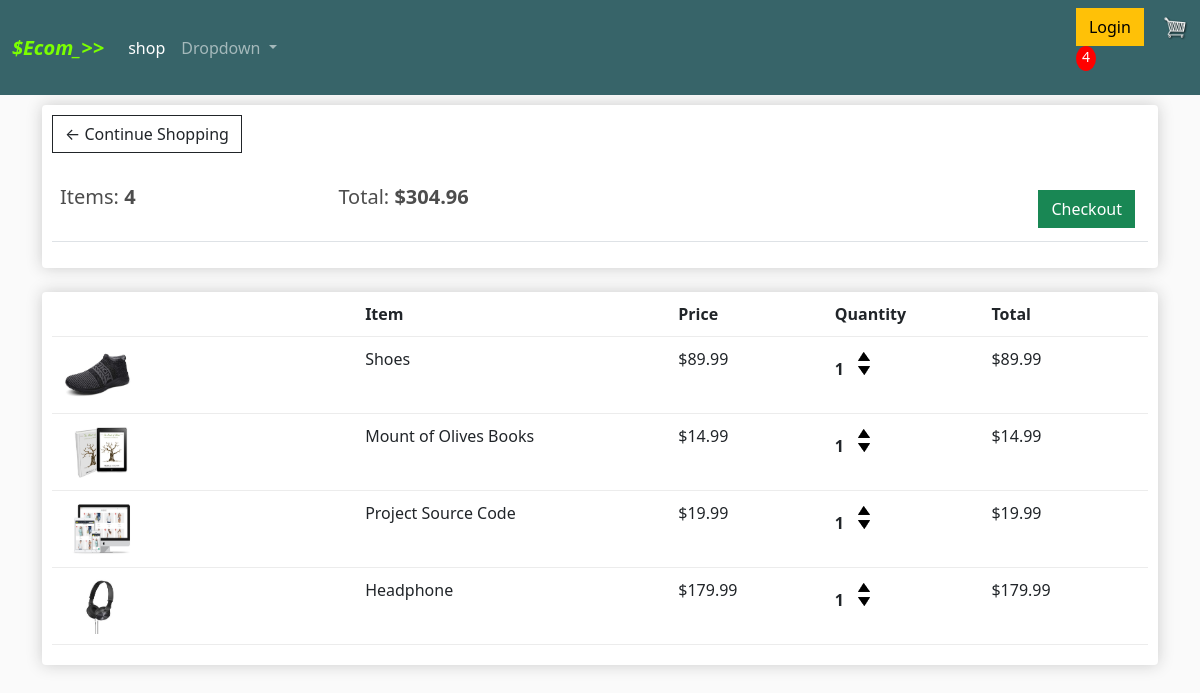
The app's page /cart/ (signed in) with its own data.
### shop/models.py (models this page shows, shortened)
class Order(models.Model):
    customer =models.ForeignKey(Customer , on_delete=models.SET_NULL, blank = True, null = True)
    date_orderd = models.DateTimeField(auto_now_add =True)
    complete = models.BooleanField(default = False, null=True, blank = False )
    transaction_id = models.CharField(max_length= 200 , null =True)
    @property
    def get_cart_total(self):
        orderitems = self.orderitem_set.all()
        total = sum([item.get_total for item in orderitems])
        return total
    @property
    def get_cart_items(self):
        orderitems = self.orderitem_set.all()
        total = sum([item.quantity for item in orderitems])
        return total

class OrderItem(models.Model):
     product =models.ForeignKey(Product , on_delete=models.SET_NULL, blank = True, null = True)
     order =models.ForeignKey(Order , on_delete=models.SET_NULL, blank = True, null = True)
     quantity = models.IntegerField(default =0, null = True, blank = True)
     date_added = models.DateTimeField(auto_now_add =True)
     @property
     def get_total(self):
            total = self.product.price * self.quantity
            return total

class Product(models.Model):
    name = models.CharField(max_length = 200, null = True )
    price = models.FloatField()
    digital = models.BooleanField(default = False ,null =True , blank =False)
    image = models.ImageField(null=True, blank=True)
    @property
    def imageURL(self):
        try:
            url = self.image.url
        except:
            url = ''
        return url

### shop/views.py (the view)
# urls.py: path("cart/", views.cart , name = "cart"),
@login_required
def cart(request):
    if request.user.is_authenticated:
        customer = request.user.customer
        order , created = Order.objects.get_or_create(customer = customer, complete = False)
        items = order.orderitem_set.all()  # I HAVE SEEN THIS NOTATION SEVERAL TIMES
        cartItems = order.get_cart_items
    else:
        items = []
        order = {'get_cart_total': 0, 'get_cart_items':0 , 'shipping' : False}
        cartItems =order['get_cart_items']
    context ={'items': items, 'order':order, "cartItems":cartItems}
    return render(request, 'shop/cart.html', context)

### shop/templates/shop/cart.html
{% extends 'shop/main.html' %}
{% load static %}
{% block content %}
	<div class="row">
		<div class="col-lg-12">
			<div class="box-element">
				<a  class="btn btn-outline-dark" href="{% url 'shop:shop' %}">&#x2190; Continue Shopping</a>
				<br>
				<br>
				<table class="table">
					<tr>
						<th><h5>Items: <strong>{{order.get_cart_items}}</strong></h5></th>
						<th><h5>Total:<strong> ${{order.get_cart_total|floatformat:2}}</strong></h5></th>
						<th>
							<a  style="float:right; margin:5px;" class="btn btn-success" href="{% url 'shop:checkout' %}">Checkout</a>
						</th>
					</tr>
				</table>
			</div>
			<br>
			<div class="box-element">
				<div class="cart-row">
					<div style="flex:2"></div>
					<div style="flex:2"><strong>Item</strong></div>
					<div style="flex:1"><strong>Price</strong></div>
					<div style="flex:1"><strong>Quantity</strong></div>
					<div style="flex:1"><strong>Total</strong></div>
				</div>
				{% for item in items %}
				<div class="cart-row">
					<div style="flex:2"><img class="row-image" src="{{item.product.imageURL}}"></div>
					<div style="flex:2"><p>{{item.product.name}}</p></div>
					<div style="flex:1"><p>${{item.product.price|floatformat:2}}</p></div>
					<div style="flex:1">
						<p class="quantity">{{item.quantity}}</p>
						<div class="quantity">
							<img data-product="{{item.product.id}}" data-action="add" class="chg-quantity update-cart" src="{% static  'images/arrow-up.png' %}">
							<img data-product="{{item.product.id}}" data-action="remove" class="chg-quantity update-cart" src="{% static  'images/arrow-down.png' %}">
						</div>
					</div>
					<div style="flex:1"><p>${{item.get_total|floatformat:2}}</p></div>
				</div>
				{% endfor %}
			</div>
		</div>
	</div>
{% endblock content %}

### shop/static/mycss/main.css (style rules this page uses)
body { background-color: hsl(0, 0%, 98%); }
h1,h2,h3,h4,h5,h6 { color:hsl(0, 0%, 30%); }
.box-element { box-shadow:hsl(0, 0%, 80%) 0 0 16px; background-color: #fff; border-radius: 4px; padding: 10px; }
.col-lg-4, .col-lg-6, .col-lg-8, .col-lg-12 { margin-top: 10px; }
.btn { border-radius: 0; }
.row-image { width: 100px; }
.cart-row { display: flex; align-items: flex-stretch; padding-bottom: 10px; margin-bottom: 10px; border-bottom: 1px solid #ececec; }
.quantity { display: inline-block; font-weight: 700; padding-right:10px; }
.chg-quantity { width: 12px; cursor: pointer; display: block; margin-top: 5px; transition:.1s; }

### records on screen
Order: get_cart_items "4", get_cart_total "304.96"
OrderItem: product.imageURL (picture), product.name "Shoes", product.price "89.99", quantity "1", get_total "89.99"
OrderItem: product.imageURL (picture), product.name "Mount of Olives Books", product.price "14.99", quantity "1", get_total "14.99"
OrderItem: product.imageURL (picture), product.name "Project Source Code", product.price "19.99", quantity "1", get_total "19.99"
OrderItem: product.imageURL (picture), product.name "Headphone", product.price "179.99", quantity "1", get_total "179.99"

### other values on screen
{{ cartItems }} "4"
